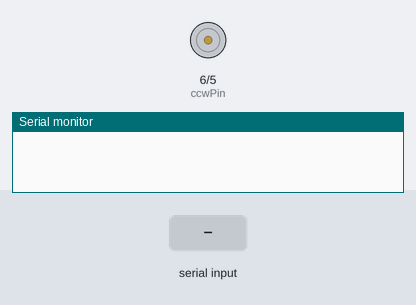
Bench run of a sketch on a simulated Arduino Uno, built with avr-gcc and run on an emulated ATmega328P. On the bench: motor-driver pin pairs drawn as motors (green arrow = first pin HIGH = forward, orange = second pin HIGH = backward, longer = more drive), the last lines printed to the serial monitor. Inputs (shaded band) come from the test bench.

Above: at 1.2 s.
1.3 s: "a90;" received over Serial
At 1.45 s:
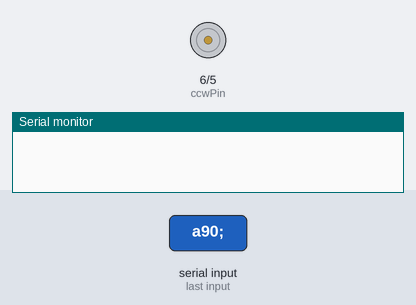
4.3 s: "b90;" received over Serial
At 5.1 s:
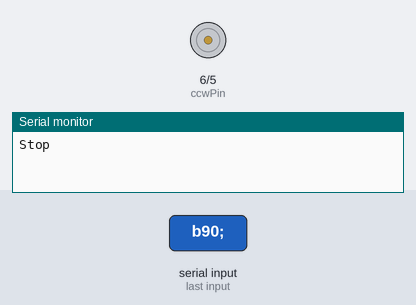
7.3 s: "c90;" received over Serial
At 10.5 s:
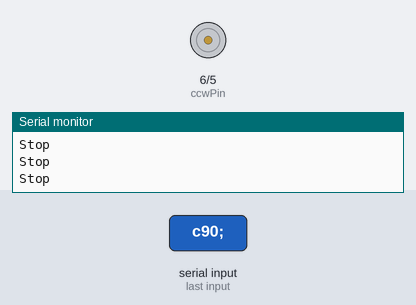
Timing chart, 0 to 12.0 s (numbered marks = the images above; inputs shaded):
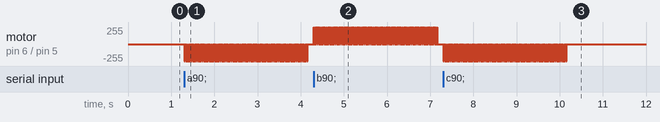

Measured:
- after the input at 1.3 s, motor on pin 6 (ccwPin) / pin 5 (cwPin): alternates backward 255/255 for 0.02 s and stopped for 0.02 s, starting at once
- after the input at 4.3 s, motor on pin 6 (ccwPin) / pin 5 (cwPin): alternates forward 255/255 for 0.02 s and stopped for 0.02 s, starting at once
- after the input at 7.3 s, motor on pin 6 (ccwPin) / pin 5 (cwPin): alternates backward 255/255 for 0.02 s and stopped for 0.02 s, 180 changes in all, then stays stopped, starting at once

The sketch:

rotation.ino
```cpp
int ssEL = 4;
int cwPin = 5;
int ccwPin = 6;
int delayMicroSec = 16000;

void setup() {
  Serial.begin(19200);
  pinMode(ssEL, OUTPUT);
  pinMode(cwPin, OUTPUT);
  pinMode(ccwPin, OUTPUT);
}

void loop() {

  if (Serial.available()) {
    // シリアル通信で1行（セミコロンまで）読み込む
    String inputData = Serial.readStringUntil(';');
    //Serial.println(inputData);

    // インプットから角度をとってくる
    String degPulseStr = inputData.substring(1);
    // 文字列を整数に変換
    long degPulse = degPulseStr.toInt();

    //
    if (degPulse > 0) {

      int targetPin = 0;
      switch (inputData.charAt(0)) {
        case 'a':
          digitalWrite(ssEL, LOW);
          targetPin = cwPin;
          break;
        case 'b':
          digitalWrite(ssEL, LOW);
          targetPin = ccwPin;
          break;
        case 'c':
          digitalWrite(ssEL, HIGH);
          targetPin = cwPin;
          break;
        case 'd':
          digitalWrite(ssEL, HIGH);
          targetPin = ccwPin;
          break;
      }

      for (int pulse = 0; pulse < degPulse; pulse++) {
        digitalWrite(targetPin, HIGH);
        delayMicroseconds(delayMicroSec);
        digitalWrite(targetPin, LOW);
        delayMicroseconds(delayMicroSec);
      }
    }
    digitalWrite(ssEL, LOW);
    digitalWrite(cwPin, LOW);
    digitalWrite(ccwPin, LOW);

    Serial.println("Stop");
  }
}
```
